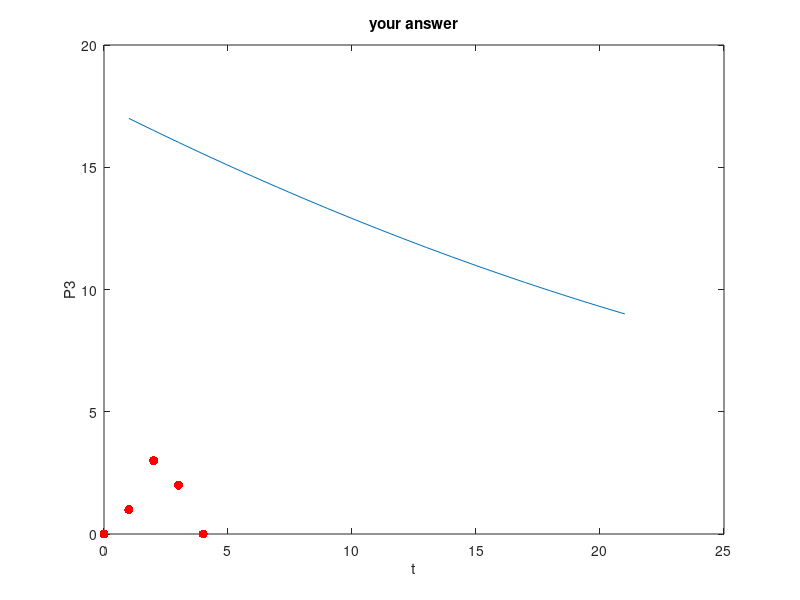

Here is the MATLAB script that generated this plot:
figure;clf;
clear all;close all
t=0:0.05:1;
x = t; x1 = 1; x2 = 2 ;x3 = 3; x4 = 4;
f = 0; f1 = 1; f2 = 3; f3 = 2; f4 = 0;
count = 1;
for t = 0:0.05:1 
p1 = ((t-x2)*(t-x3)./(x1-x2)*(x1-x3)).*f1 + ((x1-x1)*(x1-x3)./(x2-x1)*(x2-x3)).*f2 + ((x1-x1)*(x1-x2)./(x3-x1)*(x3-x2)).*f3;
p2 = ((x2-x2)*(x2-x3)./(x1-x2)*(x1-x3)).*f1 + ((x2-x1)*(x2-x3)./(x2-x1)*(x2-x3)).*f2 + ((x2-x1)*(x2-x2)./(x3-x1)*(x3-x2)).*f3;
p3 = ((x3-x2)*(x3-x3)./(x1-x2)*(x1-x3)).*f1 + ((x3-x1)*(x3-x3)./(x2-x1)*(x2-x3)).*f2 + ((x3-x1)*(x3-x2)./(x3-x1)*(x3-x2)).*f3;

P3(count,1) = p1+p2+p3;
count = count+1;
end
plot(P3),hold on
xlabel('t')
ylabel('P3')

fg=[0 1 3 2 0];
xx=[0 1 2 3 4];
plot(xx,fg,'r.','MarkerSize',20), hold on;
% set(gca,'xlim',[-1,5],'ylim',[-2,6]);
title('your answer');